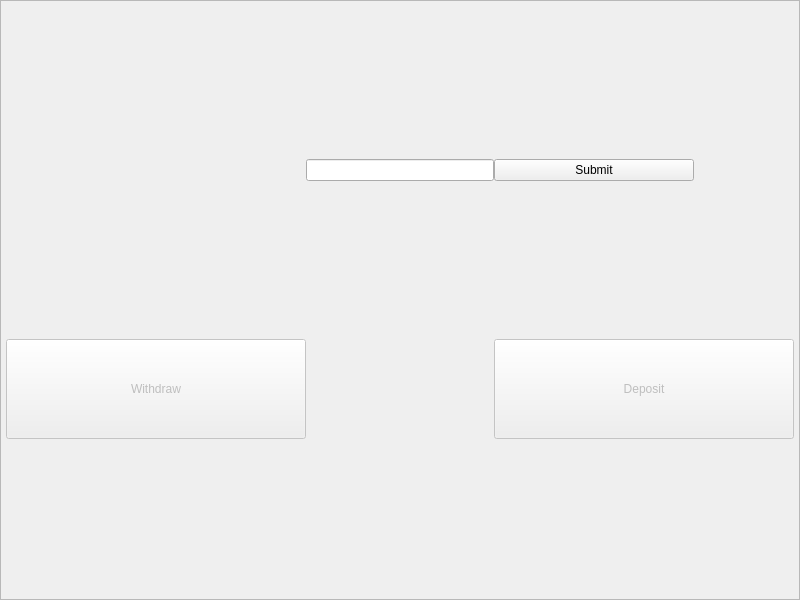
<?xml version="1.0" encoding="UTF-8"?>
<ui version="4.0">
 <class>MainWindow</class>
 <widget class="QMainWindow" name="MainWindow">
  <property name="geometry">
   <rect>
    <x>0</x>
    <y>0</y>
    <width>800</width>
    <height>600</height>
   </rect>
  </property>
  <property name="windowTitle">
   <string>MainWindow</string>
  </property>
  <widget class="QWidget" name="centralWidget">
   <property name="enabled">
    <bool>true</bool>
   </property>
   <layout class="QGridLayout" name="gridLayout">
    <property name="leftMargin">
     <number>0</number>
    </property>
    <property name="topMargin">
     <number>0</number>
    </property>
    <property name="rightMargin">
     <number>0</number>
    </property>
    <property name="bottomMargin">
     <number>0</number>
    </property>
    <property name="spacing">
     <number>0</number>
    </property>
    <item row="0" column="0">
     <widget class="QScrollArea" name="scrollArea">
      <property name="widgetResizable">
       <bool>true</bool>
      </property>
      <widget class="QWidget" name="scrollAreaWidgetContents">
       <property name="geometry">
        <rect>
         <x>0</x>
         <y>0</y>
         <width>798</width>
         <height>598</height>
        </rect>
       </property>
       <layout class="QGridLayout" name="gridLayout_2">
        <property name="leftMargin">
         <number>5</number>
        </property>
        <property name="topMargin">
         <number>0</number>
        </property>
        <property name="rightMargin">
         <number>5</number>
        </property>
        <property name="bottomMargin">
         <number>0</number>
        </property>
        <property name="spacing">
         <number>0</number>
        </property>
        <item row="1" column="4">
         <widget class="QPushButton" name="depositButton">
          <property name="enabled">
           <bool>false</bool>
          </property>
          <property name="minimumSize">
           <size>
            <width>300</width>
            <height>100</height>
           </size>
          </property>
          <property name="text">
           <string>Deposit</string>
          </property>
         </widget>
        </item>
        <item row="0" column="3">
         <widget class="QLineEdit" name="pinInput"/>
        </item>
        <item row="1" column="3">
         <spacer name="horizontalSpacer">
          <property name="orientation">
           <enum>Qt::Horizontal</enum>
          </property>
          <property name="sizeHint" stdset="0">
           <size>
            <width>40</width>
            <height>20</height>
           </size>
          </property>
         </spacer>
        </item>
        <item row="1" column="0">
         <widget class="QPushButton" name="withdrawButton">
          <property name="enabled">
           <bool>false</bool>
          </property>
          <property name="minimumSize">
           <size>
            <width>300</width>
            <height>100</height>
           </size>
          </property>
          <property name="text">
           <string>Withdraw</string>
          </property>
         </widget>
        </item>
        <item row="0" column="4">
         <widget class="QPushButton" name="pinSubmitButton">
          <property name="maximumSize">
           <size>
            <width>200</width>
            <height>16777215</height>
           </size>
          </property>
          <property name="text">
           <string>Submit</string>
          </property>
         </widget>
        </item>
       </layout>
      </widget>
     </widget>
    </item>
   </layout>
  </widget>
 </widget>
 <layoutdefault spacing="6" margin="11"/>
 <resources/>
 <connections/>
</ui>
